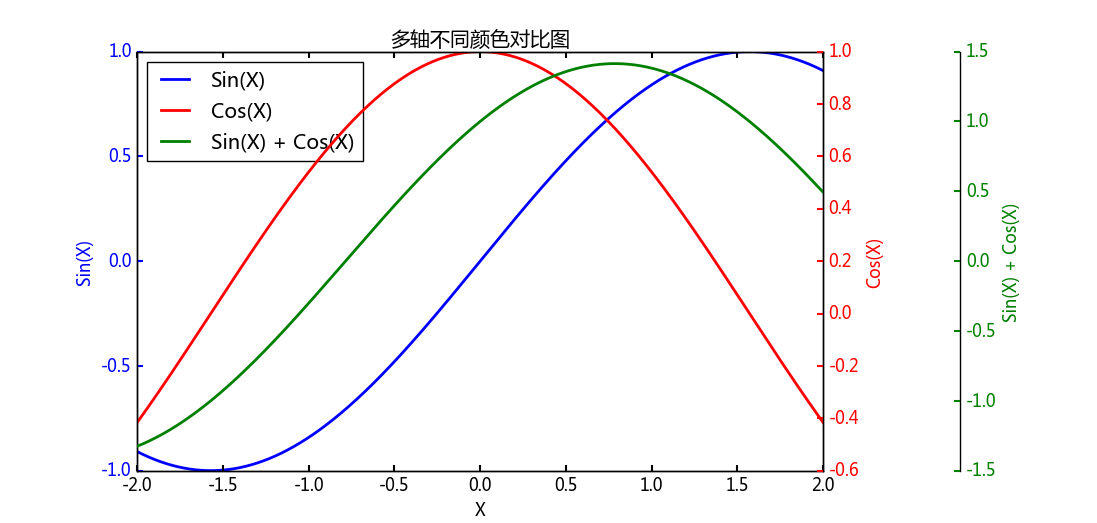

This figure's Python source:
# -*- coding：utf-8 -*-
# &Author  AnFany

import numpy as np
import matplotlib.pyplot as plt
from pylab import mpl
mpl.rcParams['font.sans-serif'] = ['Microsoft YaHei']
mpl.rcParams['axes.unicode_minus'] = False  # 显示负号

# 多Y轴、刻度不同
xdata = np.linspace(-2, 2, 2000)

y1_data = np.sin(xdata)

y2_data = np.cos(xdata)

y3_data = y1_data + y2_data


def make_patch_spines_invisible(ax):
    ax.set_frame_on(True)
    ax.patch.set_visible(False)
    for sp in ax.spines.values():
        sp.set_visible(False)


fig, host = plt.subplots(figsize=(6, 4))
fig.subplots_adjust(right=0.75)

par1 = host.twinx()
par2 = host.twinx()
par2.spines["right"].set_position(("axes", 1.2))
make_patch_spines_invisible(par2)
par2.spines["right"].set_visible(True)

# 绘图
p1, = host.plot(xdata, y1_data, "b-", label="Sin(X)", linewidth=2)
p2, = par1.plot(xdata, y2_data, "r-", label="Cos(X)", linewidth=2)
p3, = par2.plot(xdata, y3_data, "g-", label="Sin(X) + Cos(X)", linewidth=2)

#  设置各个轴的名称
host.set_xlabel("X")
host.set_ylabel("Sin(X)")
par1.set_ylabel("Cos(X)")
par2.set_ylabel("Sin(X) + Cos(X)")

#  获得各个线颜色
host.yaxis.label.set_color(p1.get_color())
par1.yaxis.label.set_color(p2.get_color())
par2.yaxis.label.set_color(p3.get_color())

#  对轴上的数字设置不同颜色
tkw = dict(size=4, width=1.5)
host.tick_params(axis='y', colors=p1.get_color(), **tkw)
par1.tick_params(axis='y', colors=p2.get_color(), **tkw)
par2.tick_params(axis='y', colors=p3.get_color(), **tkw)
host.tick_params(axis='x', **tkw)

#  图例
lines = [p1, p2, p3]
host.legend(lines, [l.get_label() for l in lines], loc='upper left')

# 题目
plt.title('多轴不同颜色对比图')

plt.show()
